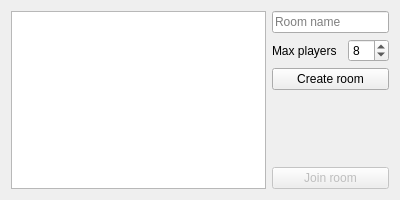
<?xml version="1.0" encoding="UTF-8"?>
<ui version="4.0">
 <class>RoomBrowser</class>
 <widget class="QWidget" name="RoomBrowser">
  <property name="geometry">
   <rect>
    <x>0</x>
    <y>0</y>
    <width>400</width>
    <height>200</height>
   </rect>
  </property>
  <property name="minimumSize">
   <size>
    <width>400</width>
    <height>200</height>
   </size>
  </property>
  <property name="windowTitle">
   <string>Form</string>
  </property>
  <layout class="QHBoxLayout" name="horizontalLayout">
   <item>
    <widget class="QTableWidget" name="table_rooms"/>
   </item>
   <item>
    <layout class="QVBoxLayout" name="layout_sidepanel">
     <item>
      <layout class="QGridLayout" name="layout_create_room">
       <property name="sizeConstraint">
        <enum>QLayout::SetDefaultConstraint</enum>
       </property>
       <item row="1" column="1">
        <widget class="QSpinBox" name="input_playercount">
         <property name="minimumSize">
          <size>
           <width>40</width>
           <height>0</height>
          </size>
         </property>
         <property name="minimum">
          <number>2</number>
         </property>
         <property name="maximum">
          <number>64</number>
         </property>
         <property name="value">
          <number>8</number>
         </property>
        </widget>
       </item>
       <item row="2" column="0" colspan="2">
        <widget class="QPushButton" name="btn_create">
         <property name="text">
          <string>Create room</string>
         </property>
        </widget>
       </item>
       <item row="1" column="0">
        <widget class="QLabel" name="label_playercount">
         <property name="minimumSize">
          <size>
           <width>70</width>
           <height>0</height>
          </size>
         </property>
         <property name="text">
          <string>Max players</string>
         </property>
        </widget>
       </item>
       <item row="0" column="0" colspan="2">
        <widget class="QLineEdit" name="input_roomname">
         <property name="minimumSize">
          <size>
           <width>0</width>
           <height>0</height>
          </size>
         </property>
         <property name="placeholderText">
          <string>Room name</string>
         </property>
        </widget>
       </item>
      </layout>
     </item>
     <item>
      <spacer name="verticalSpacer">
       <property name="orientation">
        <enum>Qt::Vertical</enum>
       </property>
       <property name="sizeHint" stdset="0">
        <size>
         <width>20</width>
         <height>40</height>
        </size>
       </property>
      </spacer>
     </item>
     <item>
      <widget class="QPushButton" name="btn_join">
       <property name="enabled">
        <bool>false</bool>
       </property>
       <property name="text">
        <string>Join room</string>
       </property>
      </widget>
     </item>
    </layout>
   </item>
  </layout>
 </widget>
 <resources/>
 <connections/>
</ui>
